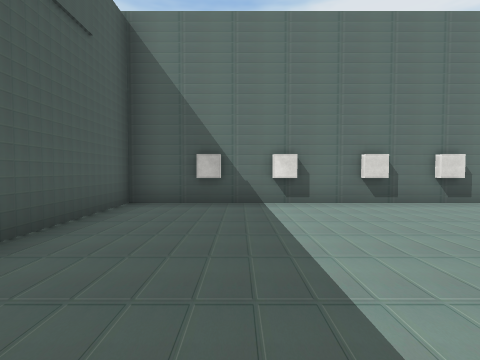
view 1 (above)

24 first-person views from a walk through a Unity game level. The camera is 1.4 m above the floor, tilts 2° down and sees 85° across. The floor is counted in squares, 2 m on a side. Each view is taken from the middle of a square. On the plan, view 1 faces up. The plan holds only what a view shows up to about 9 squares ahead; the rest is blank. The player is left out. Some animated figures are not drawn. Some surface patterns are stand-ins.

view 2
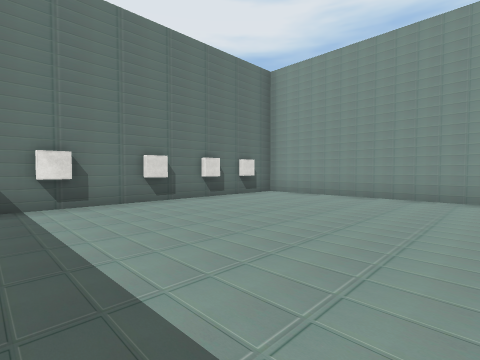

view 3
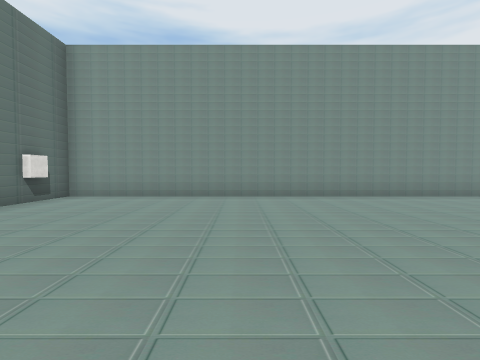

view 4
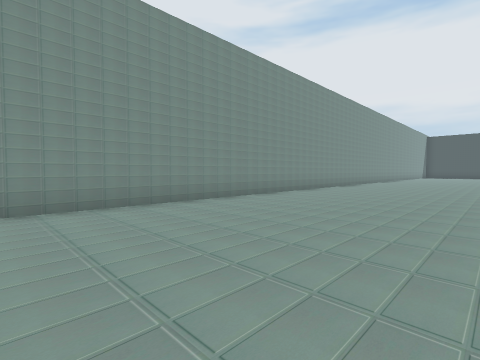

view 5
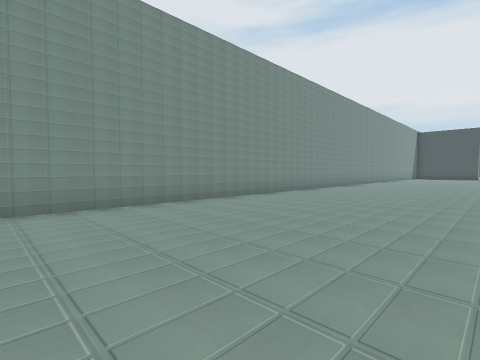

view 6
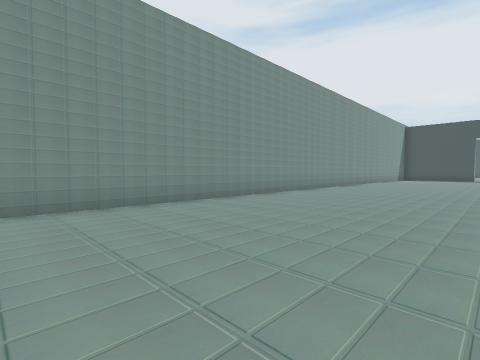

view 7
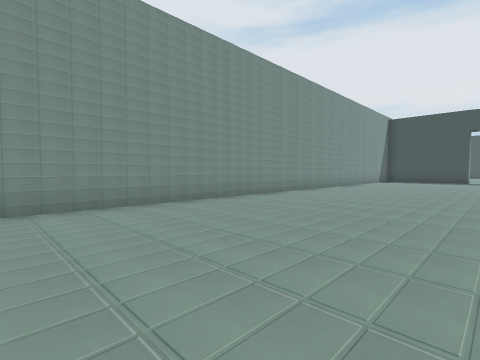

view 8
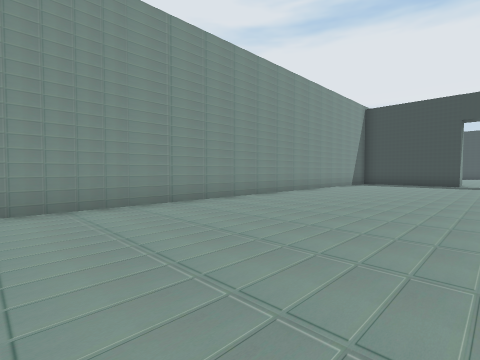

view 9
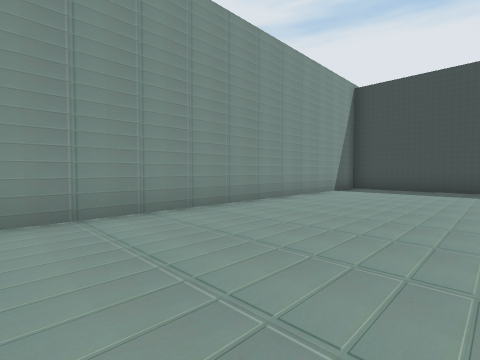

view 10
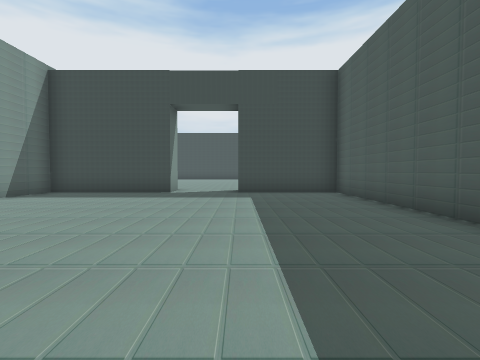

view 11
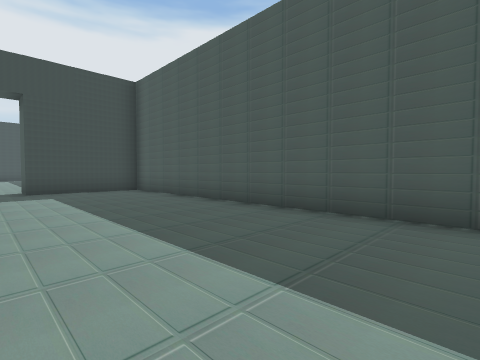

view 12
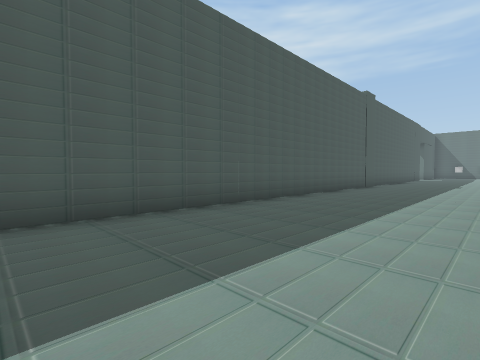

view 13
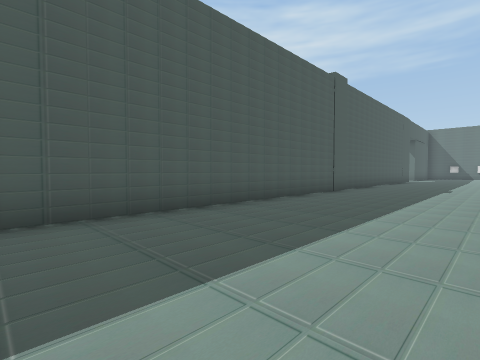

view 14
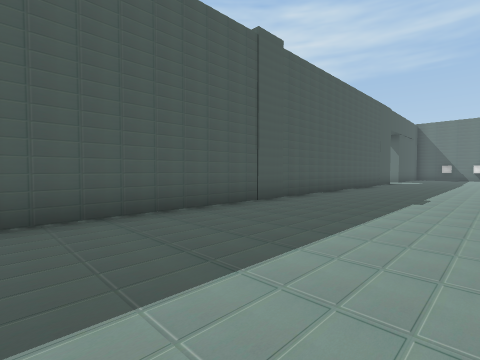

view 15
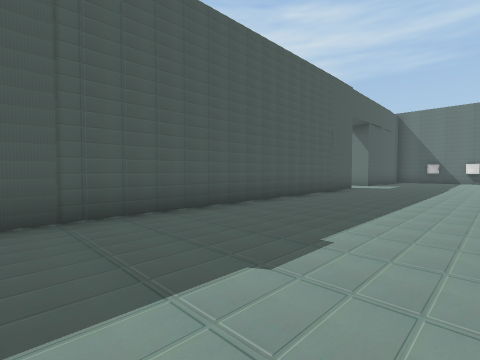

view 16
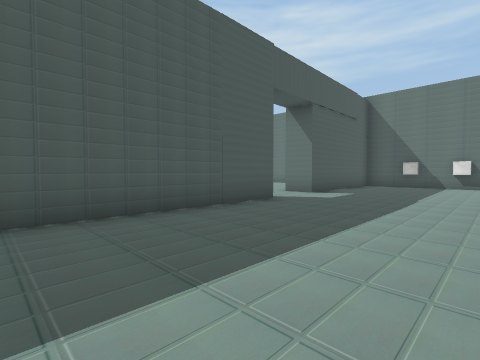

view 17
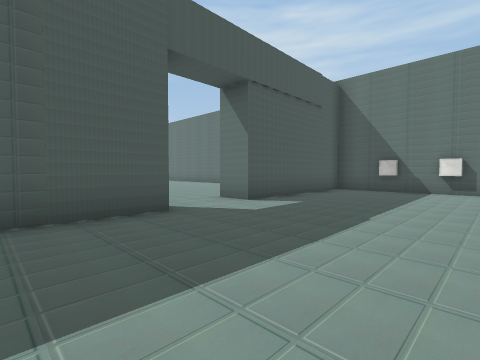

view 18
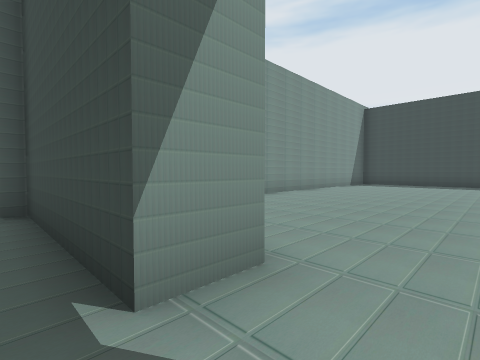

view 19
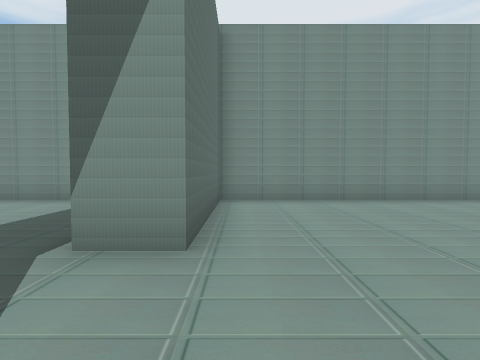

view 20
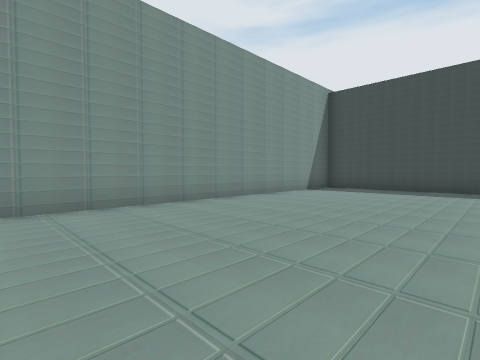

view 21
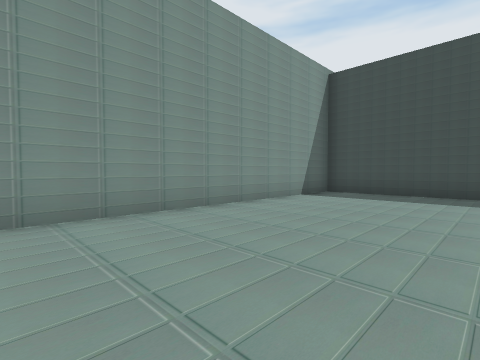

view 22
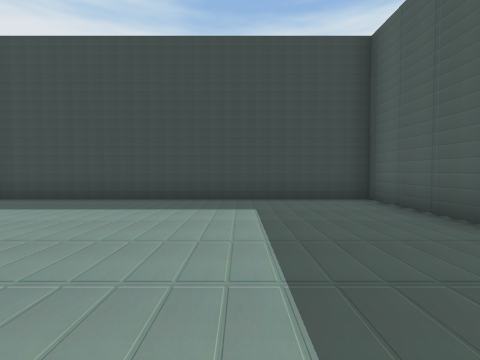

view 23
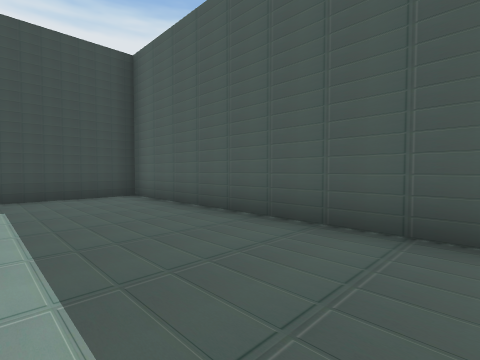

view 24
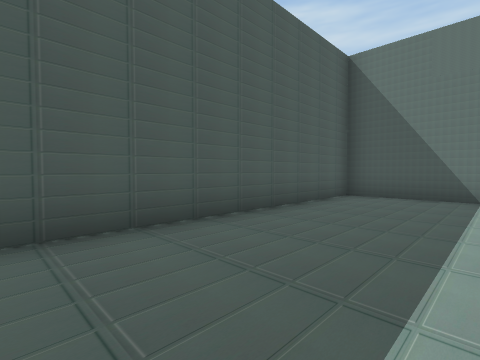

### Floor plan
Points are (right, up) in squares from view 1. A wall is a line through its corners. A room is listed if a view was taken in it or the views show most of it. See-through windows are left out.
Room 1 (views 1, 2, 3, 4, 5, 6, 7, 8, 9, 10, 11, 12, 13, 14, 15, 16, 17, 18)
walls: (-2.1, -1.5) (-2.1, -31.5) (1, -31.5) (1, -32.6); (2.5, 5.7) (-2.4, 5.7) (-2.3, 0.6) (-3.4, 0.6); (3.3, -32.5) (3.3, -31.5) (7.2, -31.5) (7.2, 5.7) (6.4, 5.7)
ways out: opening at (2.5, -32) to room 2; opening at (-3, -0.5)
objects: other object (3, 6); other object (4, 6) to (5, 6); other object (6, 6)
Room 2 (views 19, 20, 21, 22, 23, 24)
walls: (0.8, -32.5) (-2.1, -32.5) (-2.1, -45.4) (7.2, -45.4) (7.2, -32.5) (3.3, -32.5)
ways out: opening at (2.5, -32) to room 1

Positions as (right, up) in squares from view 1, and headings:
1: (0, 0), facing up
2: (0, 0), facing up-right
3: (0, 1), facing right
4: (2, -1), facing down-right
5: (2, -5), facing down-right
6: (2, -9), facing down-right
7: (2, -13), facing down-right
8: (2, -17), facing down-right
9: (3, -21), facing down-right
10: (1, -23), facing down
11: (2, -22), facing down-left
12: (2, -24), facing up-left
13: (2, -21), facing up-left
14: (2, -17), facing up-left
15: (2, -12), facing up-left
16: (2, -7), facing up-left
17: (2, -4), facing up-left
18: (2, -31), facing down-right
19: (1, -33), facing right
20: (2, -35), facing down-right
21: (3, -37), facing down-right
22: (1, -39), facing down
23: (1, -38), facing down-left
24: (1, -40), facing up-left
